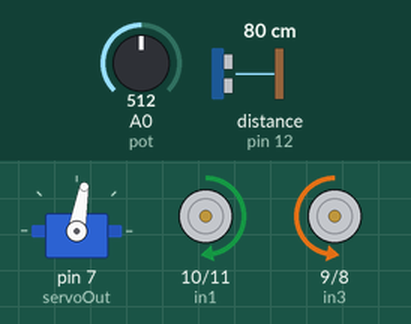
Simulated run of this sketch. Board: Arduino Uno, built with avr-gcc and run on an emulated ATmega328P. Parts: servo, motor-driver pin pairs drawn as motors (green arrow = first pin HIGH = forward, orange = second pin HIGH = backward, longer = more drive, scaled by the enable pin). Wiring (inferred from the names in the program): ultrasonic range finder: trigger pin 13; echo pin 12. The inputs (shaded band) are chosen by the test bench; at power-on: distance to the obstacle (sensor on pin 12) 80 cm, A0 (pot) = 512. The echo pulse lasts 58.3 µs per cm.

Above: at 1.7 s.
1.8 s: distance to the obstacle (sensor on pin 12) set to 23 cm
3.3 s: distance to the obstacle (sensor on pin 12) set to 18 cm
At 4.5 s:
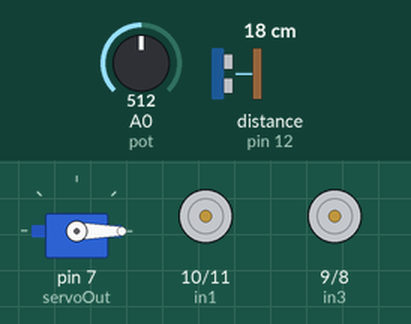
At 7.7 s:
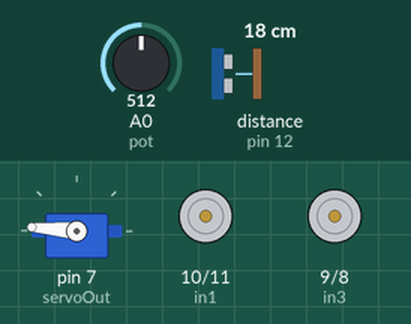
10.9 s: A0 (pot) set to 716
At 19.4 s:
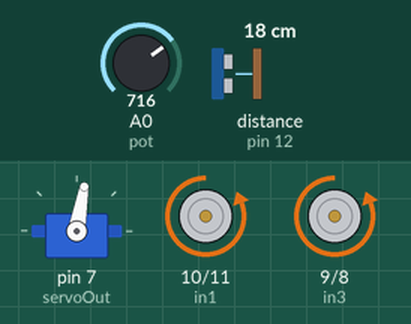
Timing chart, 0 to 19.6 s (numbered marks = the images above; inputs shaded):
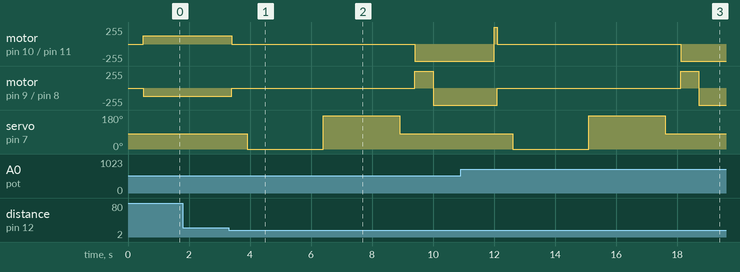

The sketch:

RoboAutonomo.ino
```cpp
/*

        O objetivo deste programa é desenvolver o código para o robo autonomo projetado pelo professor, que utiliza servo motor, sensor ultrassônico,
    um drive para motores de e dois motores dc. Ainda, utiliza um trimpot para leitura ADC e controle de velocidade dos motores, através do PWM.

        A fórmula de conversão de tempo em distância segue a seguinte regra de três:

        1s = 1000000us e velocidade do som de ida e volta do ultrassom = 340/2 = 170m/s = 17000cm/s


        1000000us ---------- 17000cm
            t     ---------- 1cm
                  t = 58,82us

        Logo, a cada 58,82us do tempo do pulso de echo, existe 1cm de distância do sensor a um obstáculo.

        Não tenho como testar o código, por não ter os motores nem o CI L293D, além das baterias, suporte e chassi do robô. Porém, o código está pronto,
    entendido e feito por mim mesmo, assim como o circuito. Quando eu puder, posso montar e testar este robô.

*/

// Inclusão de bibliotecas
#include <Servo.h>

// Mapeamento de hardware
#define in1 10
#define in2 11
#define en1 5
#define in4 8
#define in3 9
#define en2 6
#define pot A0
#define trig 13
#define echo 12
#define servoOut 7

// Protótipo de funções auxiliares
void move_Frente();
float leitura_Distancia();
void trigger();
void velocidade();
void tras();
void direita();
void esquerda();
void decisao();

// Variáveis auxiliares
Servo servo1;
float distancia = 0.0;
float dist_direita = 0.0;
float dist_esquerda = 0.0;

void setup() {

    pinMode(in1, OUTPUT);
    pinMode(in2, OUTPUT);
    pinMode(en1, OUTPUT);
    pinMode(in4, OUTPUT);
    pinMode(in3, OUTPUT);
    pinMode(en2, OUTPUT);
    pinMode(trig, OUTPUT);
    pinMode(pot, INPUT);
    pinMode (echo, INPUT);

    servo1.attach(servoOut);

    digitalWrite(trig, LOW);

    servo1.write(80);

    delay(500);
} // end void setup

void loop() {

    velocidade();

    move_Frente();

    distancia = leitura_Distancia();

    if(distancia < 20)
        decisao();

    delay(100);
} // end void loop


void move_Frente(){

    digitalWrite(in1, HIGH);
    digitalWrite(in2, LOW);
    digitalWrite(in3, LOW);
    digitalWrite(in4, HIGH);
} // end void move_Frente


float leitura_Distancia(){

    float pulso = 0.0;

    trigger();

    pulso = pulseIn(echo, HIGH);

    pulso = pulso / 58.82;

    return pulso;
} // end float leitura_Distancia


void trigger(){

    digitalWrite(trig, HIGH);
    delayMicroseconds(10);
    digitalWrite(trig, LOW);
} // end void trigger


void velocidade(){

    int leituraADC = 0x00;

    leituraADC = analogRead(pot);

    leituraADC = map(leituraADC, 0, 1023, 0, 255);

    analogWrite(en1, leituraADC);
    analogWrite(en2, leituraADC);
} // end void velocidade


void tras(){

    digitalWrite(en1, HIGH);
    digitalWrite(en2, HIGH);
    digitalWrite(in1, LOW);
    digitalWrite(in2, HIGH);
    digitalWrite(in3, HIGH);
    digitalWrite(in4, LOW);

} // end void tras


void direita(){

    digitalWrite(en1, HIGH);
    digitalWrite(en2, HIGH);
    digitalWrite(in1, HIGH);
    digitalWrite(in2, LOW);
    digitalWrite(in3, HIGH);
    digitalWrite(in4, LOW);

} // end void direita


void esquerda(){

    digitalWrite(en1, HIGH);
    digitalWrite(en2, HIGH);
    digitalWrite(in1, LOW);
    digitalWrite(in2, HIGH);
    digitalWrite(in3, LOW);
    digitalWrite(in4, HIGH);

} // end void esquerda


void para(){

    digitalWrite(en1, LOW);
    digitalWrite(en2, LOW);
    digitalWrite(in1, LOW);
    digitalWrite(in2, LOW);
    digitalWrite(in3, LOW);
    digitalWrite(in4, LOW);

} // end void para


void decisao(){

    para();
    delay(500);
    servo1.write(0);
    delay(500);
    dist_direita = leitura_Distancia();
    delay(2000);
    servo1.write(175);
    delay(500);
    dist_esquerda = leitura_Distancia();
    delay(2000);
    servo1.write(80);
    delay(500);

    if(dist_direita > dist_esquerda){

        tras();
        delay(600);
        direita();
        delay(2000);
        move_Frente();
    } // end if
    else{

        tras();
        delay(600);
        esquerda();
        delay(2000);
        move_Frente();
    } // end else
} // end void decisao
```

Measured:
- the behaviour switches between 21 and 20 cm on distance to the obstacle (sensor on pin 12) (found by bisection; images 0 and 1)
- after the input at 1.8 s, every drawn part: stays the same
- after the input at 3.3 s, motor on pin 10 (in1) / pin 11 (in2): forward 127/255 → stopped after 0.10 s, → backward 255/255 6.0 s later; motor on pin 9 (in3) / pin 8 (in4): backward 127/255 → stopped after 0.10 s, → forward 255/255 6.0 s later, → backward 255/255 0.60 s later
